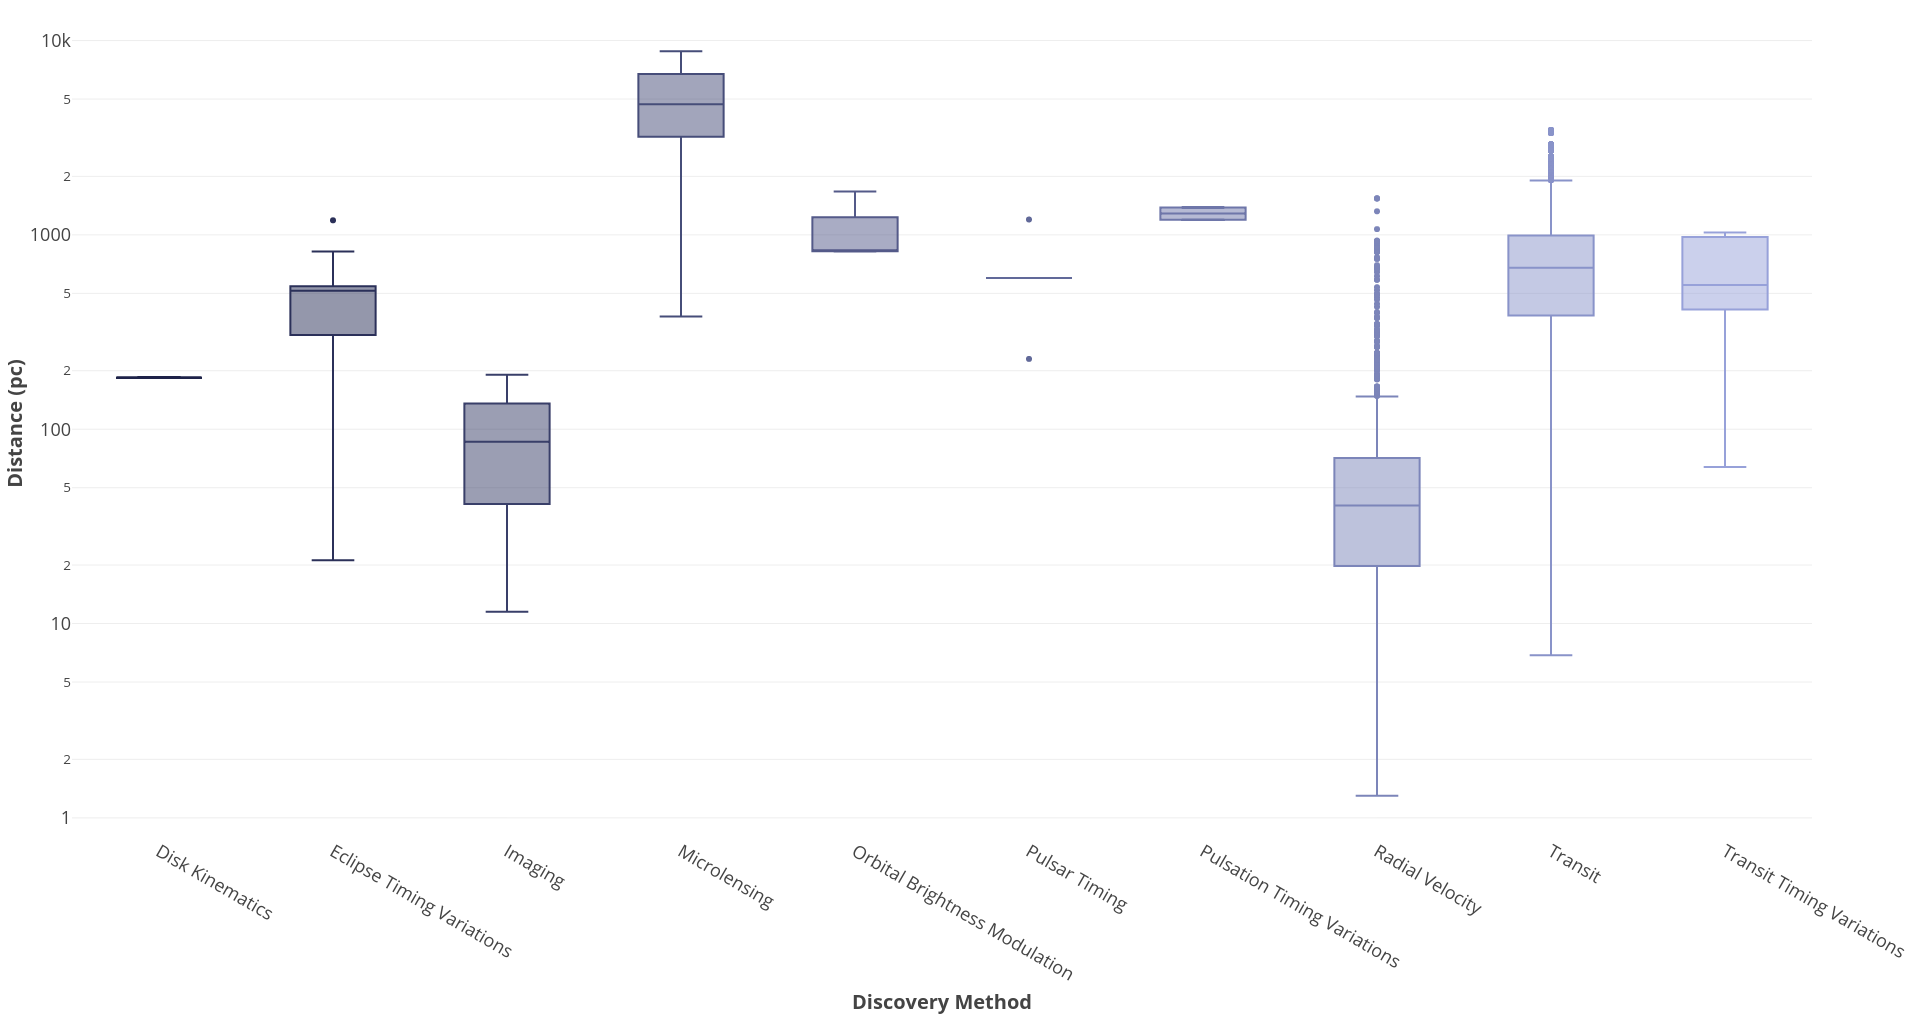

R code for this plot:

# Paths:
path_data = "data/"
path_lib = "renv/library/R-4.1/x86_64-pc-linux-gnu/"

# Packages:
require(dplyr, lib = path_lib)
require(readr, lib = path_lib)
require(RColorBrewer, lib = path_lib)
require(plotly, lib = path_lib)

# Dataset:
df = readr::read_csv(paste0(path_data, "nasa_exoplanets.csv")) %>%
         as.data.frame()
attr(df, "spec") = NULL
df_varnames = readr::read_csv(paste0(path_data, "nasa_exoplanets_var_names.csv")) %>%
                  as.data.frame()
attr(df_varnames, "spec") = NULL

# Variables:
cat_var = "discoverymethod"
cat_var_name = (df_varnames %>%
                    dplyr::filter(var == cat_var))$var_name
num_var = "sy_dist"
num_var_name = (df_varnames %>%
                    dplyr::filter(var == num_var))$var_name

# Adapt the data:
df_plot = df %>%
              dplyr::select(cat_var,
                            num_var)

# Deal with NA:
df_plot[which(is.na(df_plot[, cat_var])), cat_var] = "NA"

# Levels order:
sorted_levels = sort(unique(df_plot[, cat_var]))
df_plot[, cat_var] = factor(x = df_plot[, cat_var],
                            levels = sorted_levels)

# Plot:
my_palette = colorRampPalette(c("#111539", "#97A1D9"))
n_levels = length(unique(df_plot[, cat_var]))
p = plot_ly(
    data = df_plot,
    type = "box",
    y = ~eval(parse(text = num_var)),
    color = ~eval(parse(text = cat_var)),
    colors = my_palette(n_levels)
) %>%
    layout(
        xaxis = list(
            title = paste0("<b>", cat_var_name, "</b>"),
            titlefont = list(size = 20),
            tickfont = list(size = 18),
            categoryorder = "array"
        ),
        yaxis = list(
            title = paste0("<b>", num_var_name, "</b>"),
            titlefont = list(size = 20),
            tickfont = list(size = 18),
            type = "log"
        ),
        margin = list(
            l = 10,
            r = 10,
            t = 10,
            b = 10
        ),
        hoverlabel = list(font = list(size = 16)),
        showlegend = FALSE
    )

p
